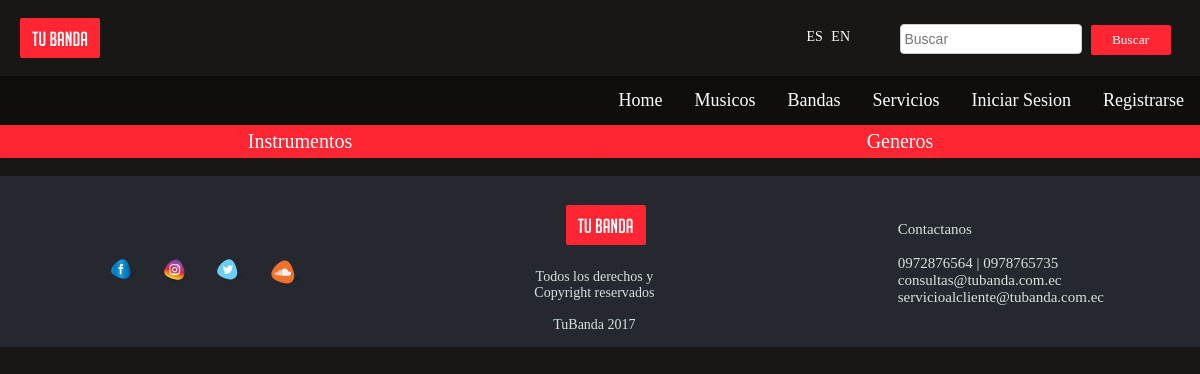
Page /ProyectoMusicaNuevo/bandas.php on the earlier database version.
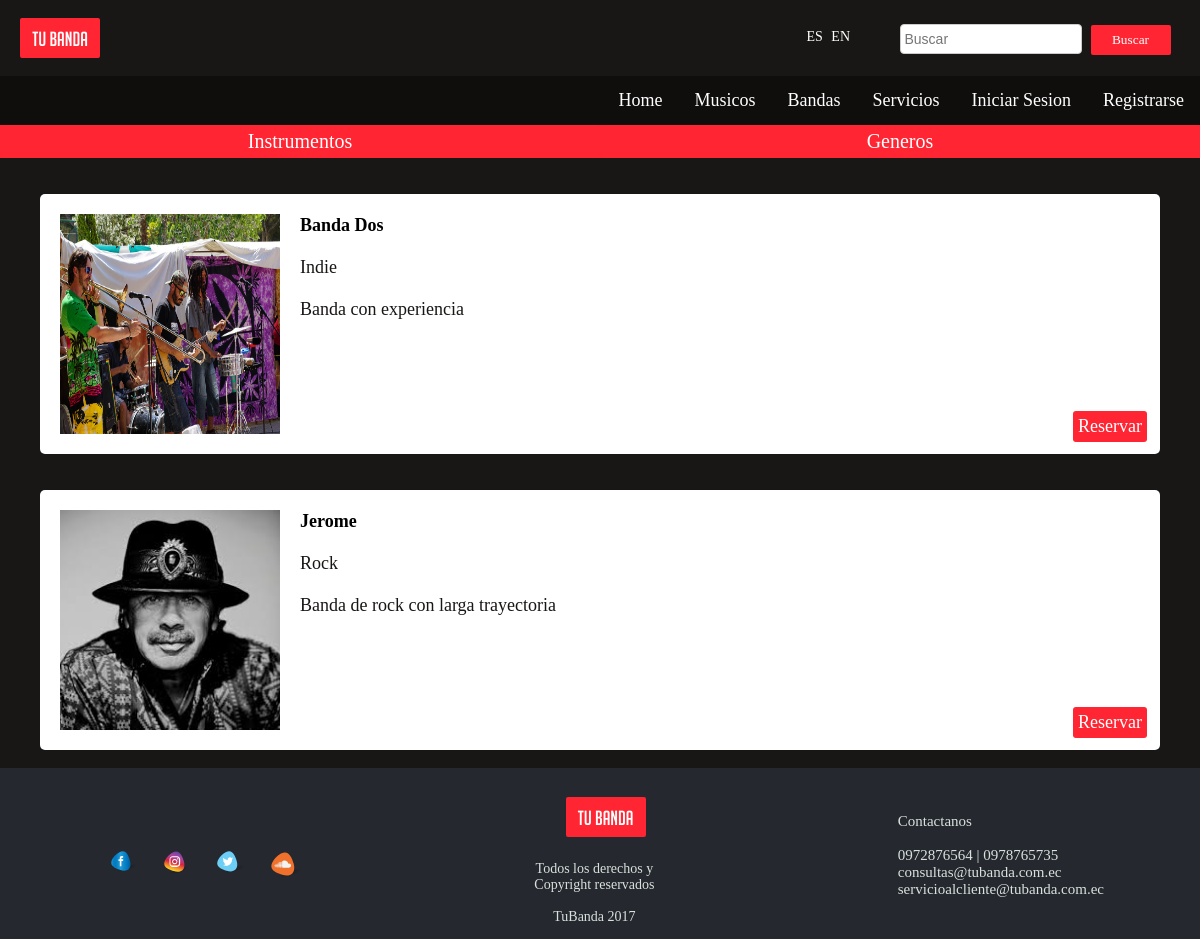
Same page on the later database version.
### tables this page shows
CREATE TABLE Perfil(
    uID INT NOT NULL,
    pTipo VARCHAR (10) NOT NULL,
    pNombre VARCHAR(20) NOT NULL,
    pDescripcion TEXT NOT NULL,
    pImagen text(100) NOT NULL,
    pGenero VARCHAR (20) NOT NULL,
    pInstrumento VARCHAR (20) NOT NULL,
    CONSTRAINT fk_perfil_usuario FOREIGN KEY (uID) REFERENCES Usuario (uID),
    CONSTRAINT ck_perfil_nombre UNIQUE (pNombre)
);

### ProyectoMusicaNuevo/bandas.php (the view, shortened to what this page needs)
<html lang="es">
<head>
<link rel="stylesheet" href="css/masterEstilos.css">
</head>
<body>
<?php  include("Header.php");  ?>
<?php  include("menu.php");  ?>
<section class="contenedor-filtros-master">
<div class="contenedor-filtros clear">
<div id="flip-Instrumentos">Instrumentos</div>
</div>
<div class="contenedor-filtros clear">
  <p style="margin:0px;" id="flip-Genero">Generos</p>
</div>
</section>
<br/>
<section>
  <?php
      if($Resultado = mysql_query("SELECT * FROM Perfil WHERE pTipo = 'banda'")){
          while($Fila = mysql_fetch_assoc($Resultado)){
            $pfoto = $Fila["pImagen"];
            $pnombre = $Fila["pNombre"];
            $pgenero = $Fila["pGenero"];
            $pdescripcion = $Fila["pDescripcion"];
            echo "<div class='contenedor-artistas noColapsar'>";
            echo "<p class='contenedor-artista-individual noColapsar' style='padding-top=20px;'>";
            $printResultados = "<img class='contenedor-imagen-artistas' src='$pfoto' width='220' height='220'><br>";
            $printResultados.= "<a href='perfilCompleto.php' style='text-decoration:none; color:black;'><strong>$pnombre</strong></a>";
            $printResultados.= "<br><br>$pgenero<br><br>";
            $printResultados.= "$pdescripcion";
            $printResultados.= "<br><br><a class='reservarbtn' href='#'>Reservar</a>";
            echo "$printResultados";
            echo "</p>";
            echo "</div>";
          }
      }
   ?>
</section>
<footer>
      <?php  include("Footer.php"); ?>
</footer>
</body>

Differences in the rows shown:
added perfil: pImagen (picture), pNombre "Banda Dos", pGenero "Indie", pDescripcion "Banda con experiencia"
added perfil: pImagen (picture), pNombre "Jerome", pGenero "Rock", pDescripcion "Banda de rock con larga trayectoria"
